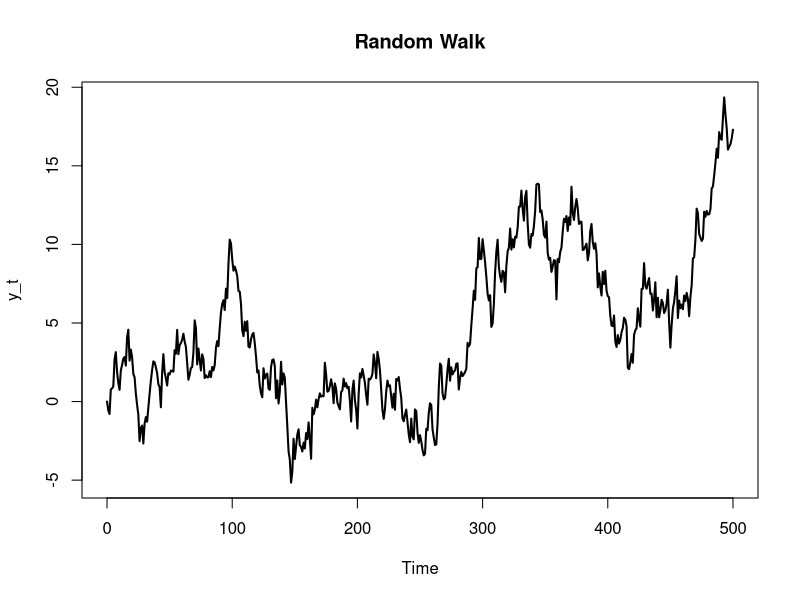
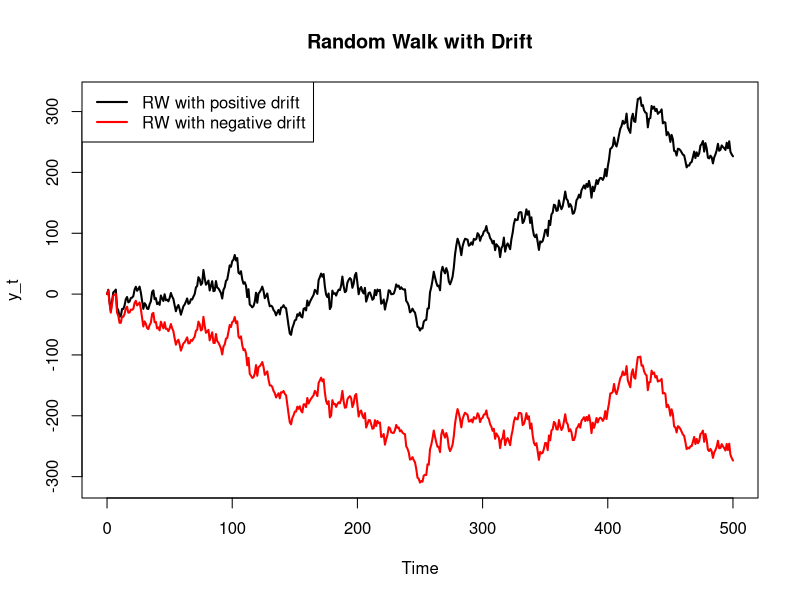
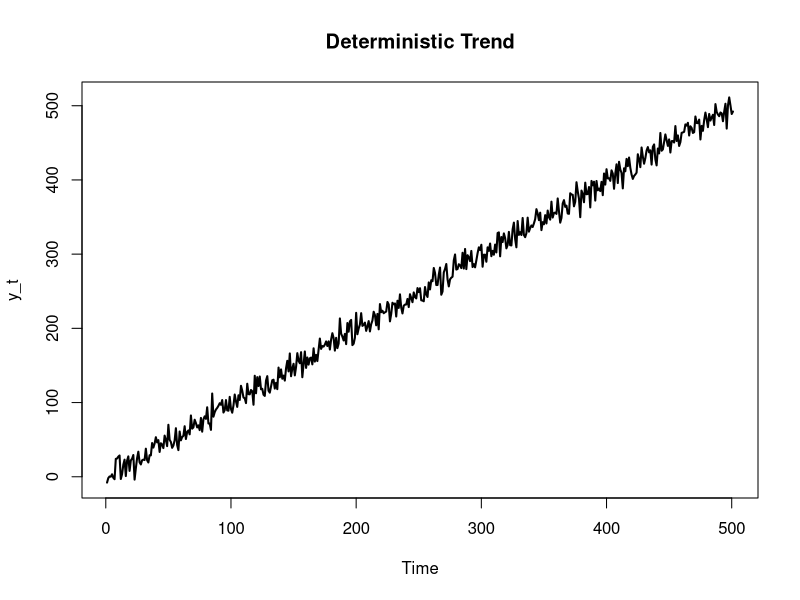
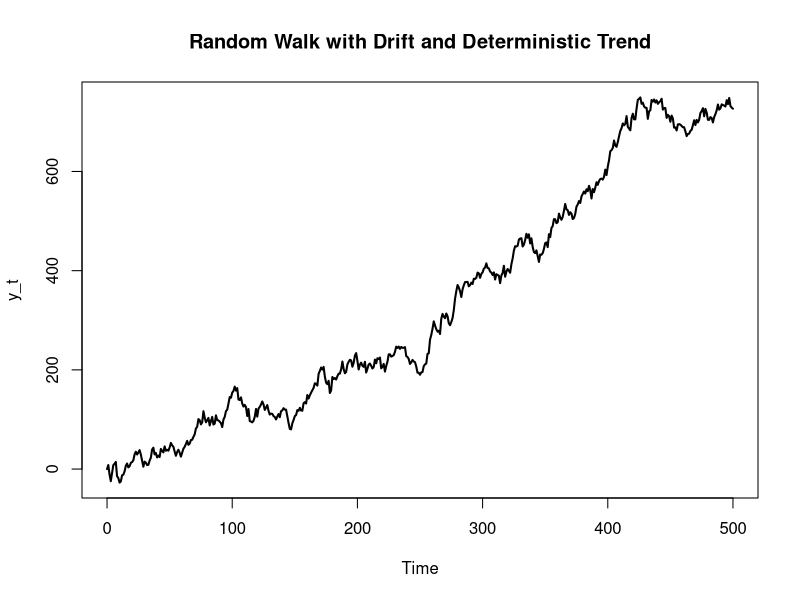
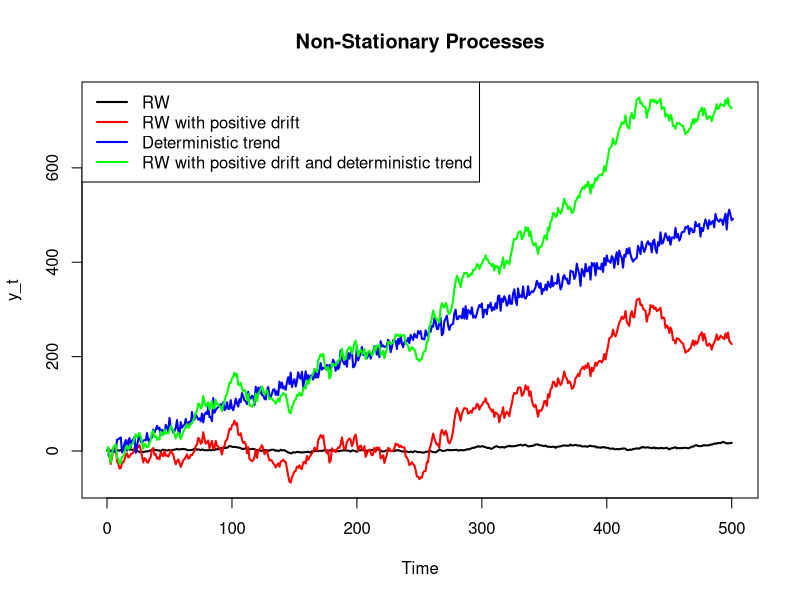
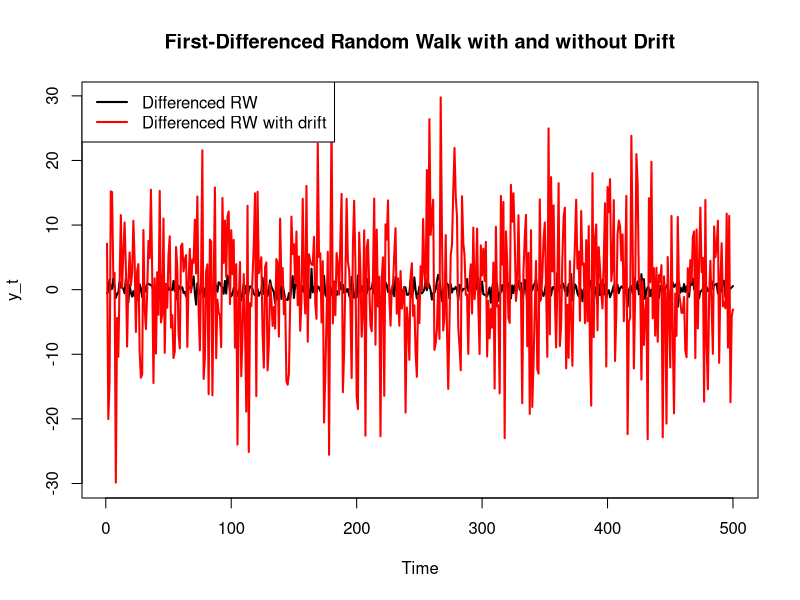
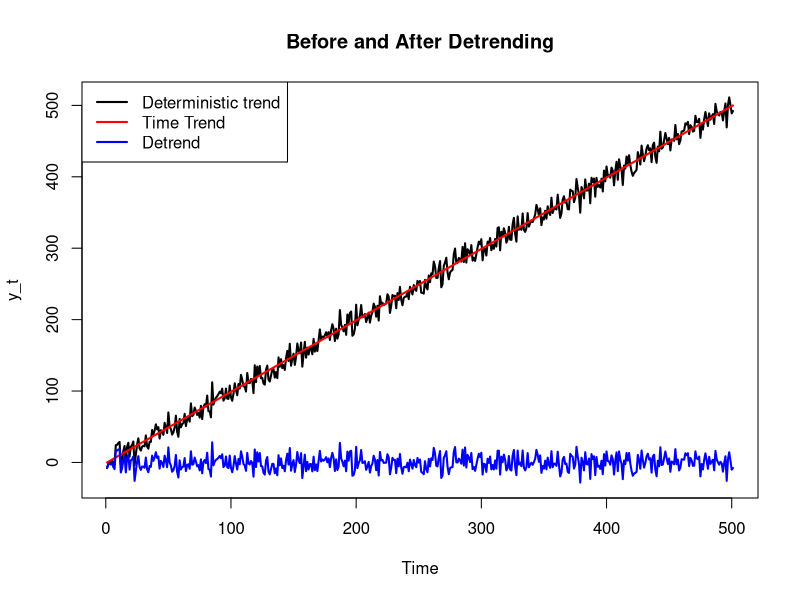
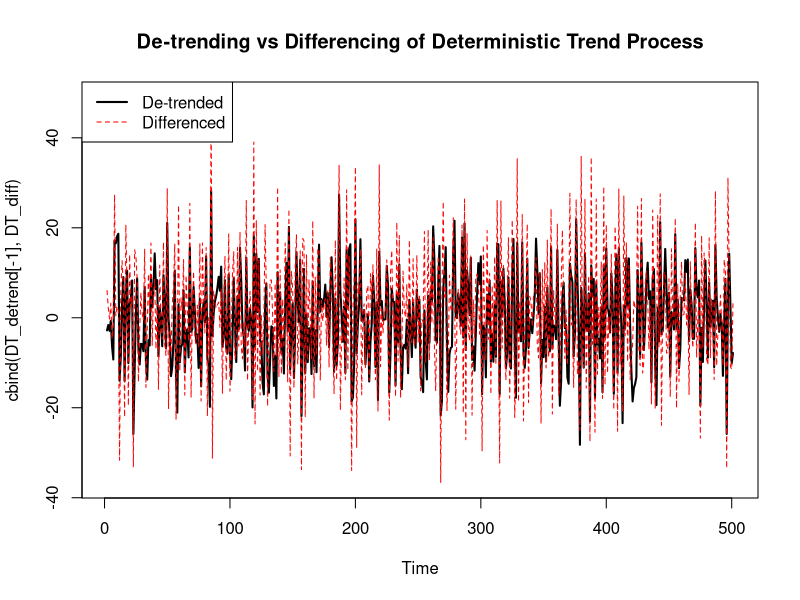

Here is the R script that generated these plots, in order:
## ---- chunk 1
knitr::opts_chunk$set(fig.align="center", message = FALSE, warning = FALSE)
knitr::knit_hooks$set(purl = knitr::hook_purl)
## ---- chunk 2
library(forecast) # For ARIMA modelling, forecasting and evaluation
library(urca) # For unit root and stationarity tests
## ---- chunk 3
# Number of observations
N = 500

# Model to simulate
# For RW model, only need d = 1 in (p,d,q) to include unit root
M = list(order = c(0, 1, 0))

set.seed(123)

RW <- stats::arima.sim(model = M, n = N)
                       
# Plot RW
plot(x = RW, main = "Random Walk", ylab = "y_t", lwd = 2)
## ---- chunk 4
RW %>% urca::ur.df(type = "none", selectlags = "AIC") %>% summary()

# KPSS requires a deterministic component, either drift (mu) or trend (tau)
RW %>% urca::ur.kpss(type = "mu", lags = "short") %>% summary()
## ---- chunk 5
# Use same number of observations (N) and model (M) as RW model

# Include a non-zero mean value and optionally the standard deviation
# RW with positive constant
set.seed(234)
RW_posDrift <- stats::arima.sim(model = M, n = N, mean = 0.5, sd = 10)

# RW with negative constant
set.seed(234)
RW_negDrift <- stats::arima.sim(model = M, n = N, mean = -0.5, sd = 10)

# Plot RW with drift
plot(x = cbind(RW_posDrift, RW_negDrift), 
     main = "Random Walk with Drift", ylab = "y_t", 
     plot.type = "single", 
     col = c("black", "red"), lwd = 2)

legend(x = "topleft", legend = c("RW with positive drift", "RW with negative drift"), 
       col = c("black", "red"), lwd = 2)
## ---- chunk 6
RW_posDrift %>% urca::ur.df(type = "drift", selectlags = "AIC") %>% summary()

RW_posDrift %>% urca::ur.kpss(type = "mu", lags = "short") %>% summary()
## ---- chunk 7
# Use same number of observations as RW model, observation begans from time 0
tt <- 0:N

set.seed(345)

# Set sd = 20 so that the ups and downs can be seen clearly
DT <- as.ts(tt + rnorm(n = N, mean = 0, sd = 10))

plot(x = DT, main = "Deterministic Trend", ylab = "y_t", lwd = 2)
## ---- chunk 8
DT %>% urca::ur.df(type = "trend", selectlags = "AIC") %>% summary()

DT %>% urca::ur.kpss(type = "tau", lags = "short") %>% summary()
## ---- chunk 9
# Create simulated model by adding time trend (tt) to RW_posDrift
RW_posDrift_DT <- tt + RW_posDrift

plot(x = RW_posDrift_DT, main = "Random Walk with Drift and Deterministic Trend", ylab = "y_t", lwd = 2)
## ---- chunk 10
RW_posDrift_DT %>% urca::ur.df(type = "trend", selectlags = "AIC") %>% summary()

RW_posDrift_DT %>% urca::ur.kpss(type = "tau", lags = "short") %>% summary()
## ---- chunk 11
plot(cbind(RW, RW_posDrift, DT, RW_posDrift_DT),
     main = "Non-Stationary Processes", ylab = "y_t", 
     plot.type = "single", 
     col = c("black", "red", "blue", "green"), lwd = 2)

legend(x = "topleft",
       legend = c("RW", "RW with positive drift", "Deterministic trend", "RW with positive drift and deterministic trend"), 
       col = c("black", "red", "blue", "green"), lwd = 2)
## ---- chunk 12
RW_diff <- diff(x = RW, lag = 1, differences = 1)

RWdrift_diff <- diff(x = RW_posDrift, lag = 1, differences = 1)

plot(x = cbind(RW_diff, RWdrift_diff), 
     main = "First-Differenced Random Walk with and without Drift", 
     ylab = "y_t", plot.type = "single",
     col = c("black", "red"), lwd = 2)

legend(x = "topleft", 
       legend = c("Differenced RW", "Differenced RW with drift"), 
       col = c("black", "red"), lwd = 2)
## ---- chunk 13
RW_diff %>% urca::ur.df(type = "drift", selectlags = "AIC") %>% summary()

RW_diff %>% urca::ur.kpss(type = "mu", lags = "short") %>% summary()
## ---- chunk 14
DT_detrend <- DT - tt

plot(x = cbind(DT, tt, DT_detrend), 
     main = "Before and After Detrending", ylab = "y_t",
     plot.type = "single",
     col = c("black", "red", "blue"), lwd = 2)

legend(x = "topleft", legend = c("Deterministic trend", "Time Trend", "Detrend"),
       col = c("black", "red", "blue"), lwd = 2)
## ---- chunk 15
DT_detrend %>% urca::ur.df(type = "drift", selectlags = "AIC") %>% summary()

DT_detrend %>% urca::ur.kpss(type = "mu", lags = "short") %>% summary()
## ---- chunk 16
DT_diff <- diff(x = DT, lag = 1, differences = 1)

# Remove first row of DT_detrend as differencing causes us to lose one observation
plot(x = cbind(DT_detrend[-1], DT_diff), 
     main = "De-trending vs Differencing of Deterministic Trend Process",
     plot.type = "single",
     col = c("black", "red"), lwd = c(2, 1), lty = c(1, 2))

legend(x = "topleft",
       legend = c("De-trended", "Differenced"),
       col = c("black", "red"), lwd = c(2, 1), lty = c(1, 2))
## ---- chunk 17
DT_diff %>% urca::ur.df(type = "drift", selectlags = "AIC") %>% summary()

DT_diff %>% urca::ur.kpss(type = "mu", lags = "short") %>% summary()
## ---- chunk 18
reg_y <- lm(formula = RW_posDrift_DT ~ tt)

delta_y <- diff(x = residuals(reg_y), lag = 1, differences = 1)

# Remove first observation from residuals as differencing causes one observation to be lost
plot(cbind(as.ts(residuals(reg_y)[-1]), delta_y),
     main = "De-trending Only and With Differencing",
     plot.type = "single",
     col = c("black", "red"), lwd = 2)

legend(x = "topleft",
       legend = c("After De-trending", "After De-trending and Differencing"),
       col = c("black", "red"), lwd = 2)
## ---- chunk 19
delta_y %>% urca::ur.df(type = "drift", selectlags = "AIC") %>% summary()

delta_y %>% urca::ur.kpss(type = "mu", lags = "short") %>% summary()
## ---- chunk 20
# Number of observations
N = 200

# Model to simulate, need to include coefficients of AR and MA terms
M = list(order = c(2, 1, 1), ar = c(0.85, -0.43), ma = -0.21)

set.seed(456)

stoch_proc <- stats::arima.sim(model = M, n = N, mean = 0.5, sd = 5)

t <- 0:N

y <- stoch_proc + 1.85 * t - 0.004 * t^2

plot(y, main = "Simulated ARIMA(2,1,1) with Quadratic Time Trend", lwd = 2)
## ---- chunk 21
y %>% urca::ur.df(type = "trend", selectlags = "AIC") %>% summary()

y %>% urca::ur.kpss(type = "tau", lags = "short") %>% summary()
## ---- chunk 22
simp_diff <- diff(x = y, lag = 1, differences = 1)

simp_diff %>% urca::ur.df(type = "drift", selectlags = "AIC") %>% summary()

simp_diff %>% urca::ur.kpss(type = "mu", lags = "short") %>% summary()
## ---- chunk 23
linear_trend <- lm(y ~ t)

quad_trend <- lm(y ~ I(t^2))

both <- lm(y ~ t + I(t^2))

plot(cbind(y, fitted(linear_trend), fitted(quad_trend), fitted(both)), 
     main = "Actual Values and Different Trends", 
     col = c("black", "red", "blue", "green"), lwd = 2)

legend(x = "topleft",
       legend = c("Actual", "Linear trend", "Quadratic trend", "RW with positive drift and deterministic trend"), 
       col = c("black", "red", "blue", "green"), lwd = 2)
